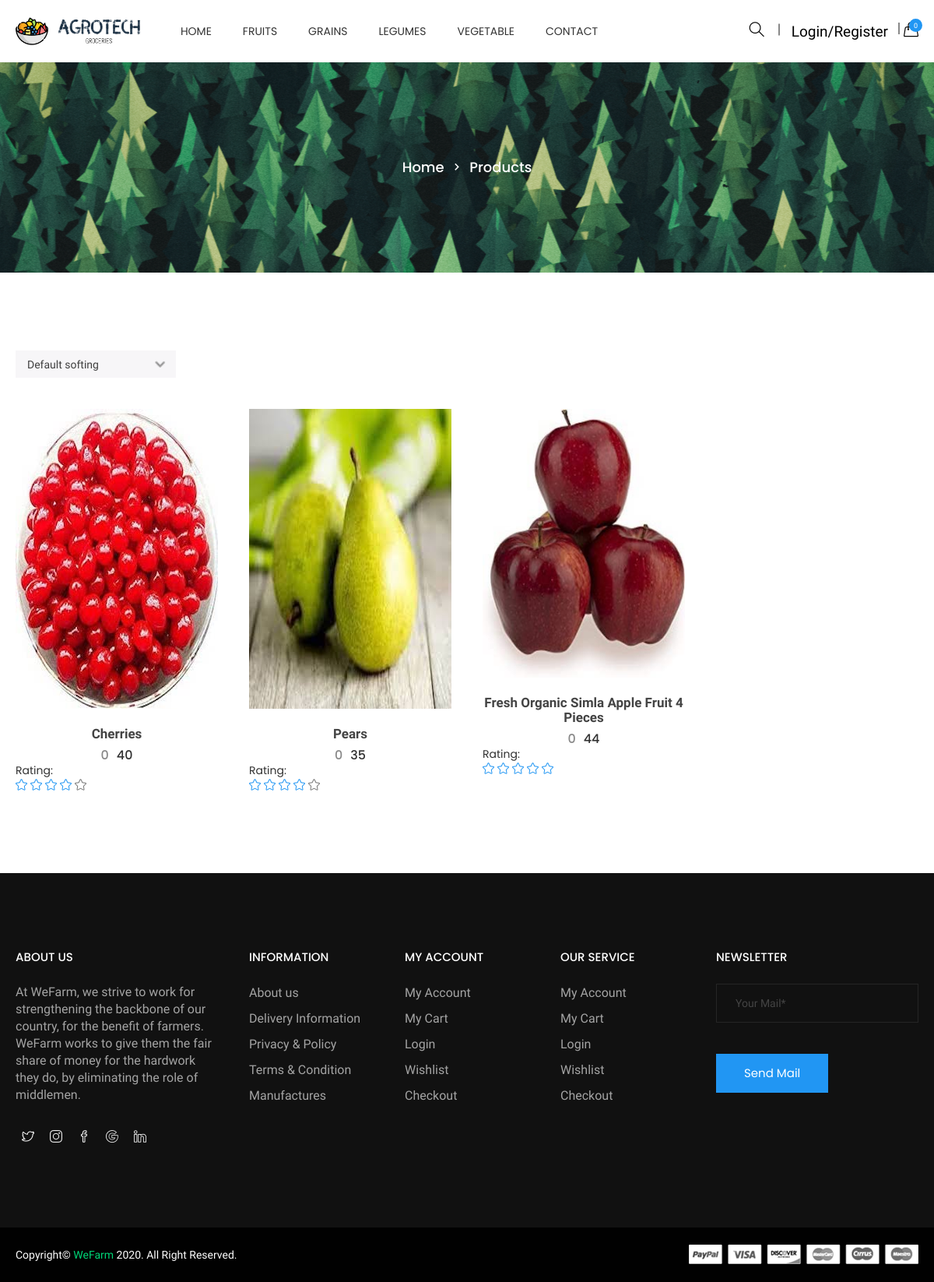
The page /categories.php?id=1&sub_categories=1 on the database its author committed.
### tables this page shows
CREATE TABLE `categories` (
  `id` int(11) NOT NULL,
  `categories` varchar(255) NOT NULL,
  `status` tinyint(4) NOT NULL
);

CREATE TABLE `product` (
  `id` int(11) NOT NULL,
  `categories_id` int(11) NOT NULL,
  `sub_categories_id` int(11) NOT NULL,
  `name` varchar(255) NOT NULL,
  `oldprice` float NOT NULL,
  `price` float NOT NULL,
  `qty` int(11) NOT NULL,
  `image` varchar(255) NOT NULL,
  `short_desc` varchar(2000) NOT NULL,
  `description` text NOT NULL,
  `best_seller` int(11) NOT NULL,
  `meta_title` varchar(2000) NOT NULL,
  `meta_desc` varchar(2000) NOT NULL,
  `meta_keyword` varchar(2000) NOT NULL,
  `added_by` int(11) NOT NULL,
  `status` tinyint(4) NOT NULL,
  `Rating` int(11) NOT NULL
);

### add_to_cart.inc.php (called while the page is built, shortened)
<?php
class add_to_cart{
	function totalProduct(){
		if(isset($_SESSION['cart'])){
			return count($_SESSION['cart']);
		}else{
			return 0;
		}
	}
}
?>

### functions.inc.php (called while the page is built, shortened)
<?php
function get_product($con,$limit='',$cat_id='',$product_id='',$search_str='',$sort_order='',$is_best_seller='',$sub_categories=''){
	$sql="select product.*,categories.categories from product,categories where product.status=1 ";
	if($cat_id!=''){
		$sql.=" and product.categories_id=$cat_id ";
	}
	if($sub_categories!=''){
		$sql.=" and product.sub_categories_id=$sub_categories ";
	}
	$sql.=" and product.categories_id=categories.id ";
	if($sort_order!=''){
		$sql.=$sort_order;
	}else{
		$sql.=" order by product.id desc ";
	}
	$res=mysqli_query($con,$sql);
	$data=array();
	while($row=mysqli_fetch_assoc($res)){
		$data[]=$row;
	}
	return $data;
}
?>

### top.php (the view, shortened to what this page needs)
<?php
require('connection.inc.php');
require('functions.inc.php');
require('add_to_cart.inc.php');
$cat_res=mysqli_query($con,"select * from categories where status=1 order by categories asc");
$cat_arr=array();
while($row=mysqli_fetch_assoc($cat_res)){
	$cat_arr[]=$row;
}
$obj=new add_to_cart();
$totalProduct=$obj->totalProduct();
?>
<!doctype html>
<html class="no-js" lang="en">
<head>
    <link rel="stylesheet" href="css/bootstrap.min.css">
    <link rel="stylesheet" href="css/owl.carousel.min.css">
    <link rel="stylesheet" href="css/owl.theme.default.min.css">
    <link rel="stylesheet" href="css/core.css">
    <link rel="stylesheet" href="css/shortcode/shortcodes.css">
    <link rel="stylesheet" href="style.css">
    <link rel="stylesheet" href="css/responsive.css">
    <link rel="stylesheet" href="css/custom.css">
</head>
<body>
    <div class="wrapper">
        <header id="htc__header" class="htc__header__area header--one">
            <div id="sticky-header-with-topbar" class="mainmenu__wrap sticky__header">
                <div class="container">
                    <div class="row">
                        <div class="menumenu__container clearfix">
                            <div class="col-lg-2 col-md-2 col-sm-3 col-xs-5">
                                <div class="logo">
                                     <a href="index.php"><img src="images/logo/4.png" alt="logo images"></a>
                                </div>
                            </div>
                            <div class="col-md-7 col-lg-6 col-sm-5 col-xs-3">
                                <nav class="main__menu__nav hidden-xs hidden-sm">
                                    <ul class="main__menu">
                                        <li class="drop"><a href="index.php">Home</a></li>
                                        <?php
										foreach($cat_arr as $list){
											?>
											<li class="drop"><a href="categories.php?id=<?php echo $list['id']?>"><?php echo $list['categories']?></a>
											</li>
											<?php
										}
										?>
                                        <li><a href="contact.php">contact</a></li>
                                    </ul>
                                </nav>
                            </div>
                            <div class="col-md-3 col-lg-4 col-sm-4 col-xs-4">
                                <div class="header__right">
									<?php
									$class="mr15";
									?>
									<div class="header__search search search__open <?php echo $class?>">
                                        <a href="#" onclick="focusearch()"><i class="icon-magnifier icons"></i></a>
                                    </div>
                                    <div class="header__account">
										<?php if(isset($_SESSION['USER_LOGIN'])){
											?>
											<nav class="navbar navbar-expand-lg navbar-light bg-light">
											   <button class="navbar-toggler" type="button" data-toggle="collapse" data-target="#navbarSupportedContent" aria-controls="navbarSupportedContent" aria-expanded="false" aria-label="Toggle navigation">
												<span class="navbar-toggler-icon"></span>
											  </button>
											  <div class="collapse navbar-collapse" id="navbarSupportedContent">
												<ul class="navbar-nav mr-auto">
												  <li class="nav-item dropdown">
													<a class="nav-link dropdown-toggle" href="#" id="navbarDropdown" role="button" data-toggle="dropdown" aria-haspopup="true" aria-expanded="false">
													  Hi <?php echo $_SESSION['USER_NAME']?>
													</a>
													<div class="dropdown-menu" aria-labelledby="navbarDropdown">
													  <a class="dropdown-item" href="my_order.php">Order</a>
													  <a class="dropdown-item" href="profile.php">Profile</a>
													  <div class="dropdown-divider"></div>
													  <a class="dropdown-item" href="logout.php">Logout</a>
													</div>
												  </li>
												</ul>
											  </div>
											</nav>
											<?php
										}else{
											echo '<a href="login.php" id="onchange" class="mr15">Login/Register</a>';
										}
										?>
                                    </div>
                                    <div class="htc__shopping__cart">
										<a class="cart__menu" href="#"><i class="icon-handbag icons"></i></a>
                                        <a href="cart.php"><span class="htc__qua"><?php echo $totalProduct?></span></a>
                                    </div>
                                </div>
                            </div>
                        </div>
                    </div>
                </div>
            </div>
        </header>

### categories.php (shortened to what this page needs)
<?php
require('top.php');
	?>
	<?php
$cat_id=mysqli_real_escape_string($con,$_GET['id']);
$sub_categories='';
if(isset($_GET['sub_categories'])){
	$sub_categories=mysqli_real_escape_string($con,$_GET['sub_categories']);
}
$sort_order="";
if($cat_id>0 && ($sub_categories!='' && $sub_categories>=0)){
	$get_product=get_product($con,'',$cat_id,'','',$sort_order,'',$sub_categories);
}else{
	?>
	<script>
	window.location.href='index.php';
	</script>
	<?php
}
?>
        <div class="ht__bradcaump__area" style="background: rgba(0, 0, 0, 0) url(images/bg/4.jpg) no-repeat scroll center center / cover ;">
            <div class="ht__bradcaump__wrap">
                <div class="container">
                    <div class="row">
                        <div class="col-xs-12">
                            <div class="bradcaump__inner">
                                <nav class="bradcaump-inner">
                                  <a class="breadcrumb-item" href="index.php">Home</a>
                                  <span class="brd-separetor"><i class="zmdi zmdi-chevron-right"></i></span>
                                  <span class="breadcrumb-item active">Products</span>
                                </nav>
                            </div>
                        </div>
                    </div>
                </div>
            </div>
        </div>
        <section class="htc__product__grid bg__white ptb--100">
            <div class="container">
                <div class="row">
					<?php if(count($get_product)>0){?>
                    <div class="col-lg-12 col-md-12 col-sm-12 col-xs-12">
                        <div class="htc__product__rightidebar">
                            <div class="htc__grid__top">
                                <div class="htc__select__option">
                                    <select class="ht__select" onchange="sort_product_drop('<?php echo $cat_id?>','<?php echo $sub_categories?>','<?php echo SITE_PATH?>')" id="sort_product_id">
                                        <option value="">Default softing</option>
                                    </select>
                                </div>
                            </div>
                            <div class="row">
                                <div class="shop__grid__view__wrap">
                                    <div role="tabpanel" id="grid-view" class="single-grid-view tab-pane fade in active clearfix">
                                        <?php
										foreach($get_product as $list){
											$rating = $list['Rating'];
										?>
										<div class="col-md-4 col-lg-3 col-sm-4 col-xs-12">
											<div class="category">
												<div class="ht__cat__thumb">
													<a href="product.php?id=<?php echo $list['id']?>">
														<img src="<?php echo PRODUCT_IMAGE_SITE_PATH.$list['image']?>" alt="product images">
													</a>
												</div>
												<div class="fr__hover__info">
													<ul class="product__action">
													</ul>
												</div>
												<div class="fr__product__inner">
													<h4><a href="product.php?id=<?php echo $list['id']?>"><?php echo $list['name']?></a></h4>
													<ul class="fr__pro__prize">
														<li class="old__prize"><?php echo $list['oldprice']?></li>
														<li><?php echo $list['price']?></li>
													</ul>
												</div>
												<h4>Rating: </h4>
                                        <ul class="rating">
                                <?php
                                for ($i=0; $i < $rating; $i++) {
                                    echo '<li><i class="icon-star icons"></i></li>';
                                }
                                for ($i=0; $i < 5-$rating; $i++) {
                                    echo '<li class="old"><i class="icon-star icons"></i></li>';
                                } ?>
											</div>
										</div>
										<?php } ?>
                                    </div>
							   </div>
                            </div>
                        </div>
                    </div>
					<?php } else {
						echo "Data not found";
					} ?>
				</div>
            </div>
        </section>
<?php require('footer.php')?>

### rows shown on the page
categories: categories "FRUITS"
categories: categories "GRAINS"
categories: categories "LEGUMES"
categories: categories "VEGETABLE"
product: image (picture), name "Cherries", oldprice "0", price "40", Rating 4 (drawn)
product: image (picture), name "Pears", oldprice "0", price "35", Rating 4 (drawn)
product: image (picture), name "Fresh Organic Simla Apple Fruit 4 Pieces", oldprice "0", price "44", Rating 5 (drawn)

### other values the page prints
$totalProduct "0"
